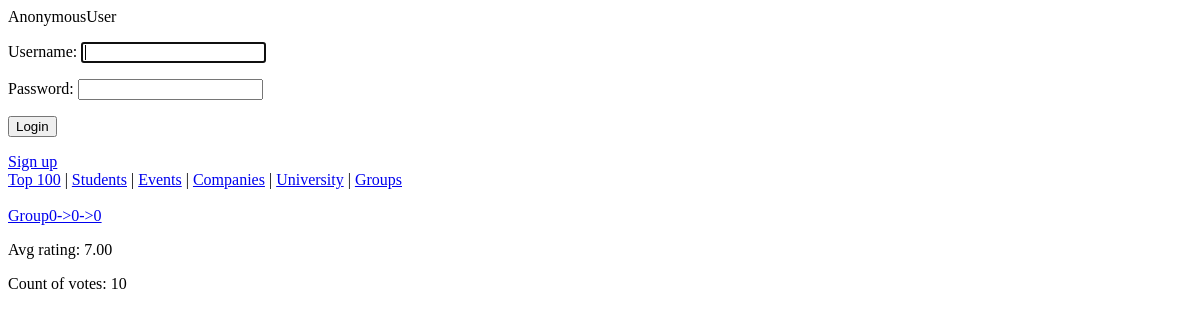
/groups/560/, run on the app's committed database.
### ratings/models.py (models this page shows)
class Group(models.Model):
	name = models.CharField(max_length=50)
	department = models.ForeignKey(Department, related_name="groups")
	avg_rating = models.DecimalField(max_digits=4, decimal_places=2, default=0, editable=False)
	count_of_votes = models.IntegerField(default=0, editable=False)
	voted_teachers = models.ManyToManyField('Teacher', related_name="rated_groups", editable=False)
	def vote(self, vote, teacher):
		if not vote == -1:
			if teacher is not None:
				if not self.voted_teachers.filter(user__id=teacher.user.id).exists():
					self.avg_rating = ((self.avg_rating * self.count_of_votes) + vote) / (self.count_of_votes + 1)
					self.count_of_votes += 1
					self.voted_teachers.add(teacher)
					self.save()
					return True
		return False
	def __str__(self):
		return self.name

### ratings/views.py (the view)
# urls.py: url(r'^groups/(?P<pk>[0-9]+)/$', views.group_page, name="group_page"),
def group_page(request, pk):
    group = get_object_or_404(Group, pk=pk)
    if hasattr(request.user, 'teacher'):
        perm_to_vote = True
        perm_to_comment = True
    else:
        perm_to_vote = False
        perm_to_comment = False
    return render(request, 'ratings/group_page.html',
                  {'group': group, 'range': range(1, 11),
                   'perm_to_vote': perm_to_vote, 'perm_to_comment': perm_to_comment})

### ratings/ctx_log_processor.py (called while the page is built)
def auth_form(request):
    return {'form': AuthForm(), 'request': request}

### ratings/templates/ratings/group_page.html (shortened to what this page needs)
{% extends 'base.html' %}
{% block content %}
    <div>
		<a href="{% url 'ratings.views.group_page' pk=group.pk %}">{{ group.name }}</a>
		<p>Avg rating: {{ group.avg_rating }}</p>
		<p>Count of votes: {{ group.count_of_votes }}</p>
    </div>
{% endblock %}

### data on the page
Group: name "Group0->0->0", avg_rating "7.00", count_of_votes "10"

### other printed values
{{ user }} "AnonymousUser"
